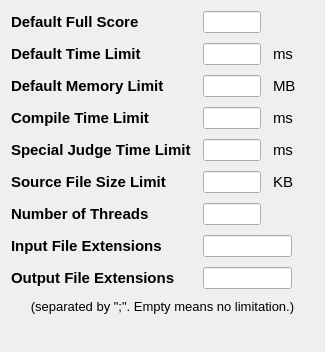
<?xml version="1.0" encoding="UTF-8"?>
<ui version="4.0">
 <class>GeneralSettings</class>
 <widget class="QWidget" name="GeneralSettings">
  <property name="geometry">
   <rect>
    <x>0</x>
    <y>0</y>
    <width>325</width>
    <height>352</height>
   </rect>
  </property>
  <property name="minimumSize">
   <size>
    <width>325</width>
    <height>352</height>
   </size>
  </property>
  <property name="windowTitle">
   <string>Form</string>
  </property>
  <layout class="QGridLayout" name="gridLayout">
   <property name="horizontalSpacing">
    <number>12</number>
   </property>
   <property name="verticalSpacing">
    <number>10</number>
   </property>
   <item row="0" column="0">
    <widget class="QLabel" name="label">
     <property name="sizePolicy">
      <sizepolicy hsizetype="Fixed" vsizetype="Fixed">
       <horstretch>0</horstretch>
       <verstretch>0</verstretch>
      </sizepolicy>
     </property>
     <property name="styleSheet">
      <string notr="true">font-size:11pt;font-weight:bold;</string>
     </property>
     <property name="text">
      <string>Default Full Score</string>
     </property>
    </widget>
   </item>
   <item row="0" column="1">
    <layout class="QHBoxLayout" name="horizontalLayout_2">
     <item>
      <widget class="QLineEdit" name="defaultFullScore">
       <property name="sizePolicy">
        <sizepolicy hsizetype="Fixed" vsizetype="Fixed">
         <horstretch>0</horstretch>
         <verstretch>0</verstretch>
        </sizepolicy>
       </property>
       <property name="minimumSize">
        <size>
         <width>58</width>
         <height>22</height>
        </size>
       </property>
       <property name="maximumSize">
        <size>
         <width>58</width>
         <height>22</height>
        </size>
       </property>
      </widget>
     </item>
     <item>
      <spacer name="horizontalSpacer">
       <property name="orientation">
        <enum>Qt::Horizontal</enum>
       </property>
       <property name="sizeHint" stdset="0">
        <size>
         <width>40</width>
         <height>20</height>
        </size>
       </property>
      </spacer>
     </item>
    </layout>
   </item>
   <item row="1" column="0">
    <widget class="QLabel" name="label_2">
     <property name="sizePolicy">
      <sizepolicy hsizetype="Fixed" vsizetype="Fixed">
       <horstretch>0</horstretch>
       <verstretch>0</verstretch>
      </sizepolicy>
     </property>
     <property name="styleSheet">
      <string notr="true">font-size:11pt;font-weight:bold;</string>
     </property>
     <property name="text">
      <string>Default Time Limit</string>
     </property>
    </widget>
   </item>
   <item row="1" column="1">
    <layout class="QHBoxLayout" name="horizontalLayout_3">
     <property name="spacing">
      <number>12</number>
     </property>
     <item>
      <widget class="QLineEdit" name="defaultTimeLimit">
       <property name="sizePolicy">
        <sizepolicy hsizetype="Fixed" vsizetype="Fixed">
         <horstretch>0</horstretch>
         <verstretch>0</verstretch>
        </sizepolicy>
       </property>
       <property name="minimumSize">
        <size>
         <width>58</width>
         <height>22</height>
        </size>
       </property>
       <property name="maximumSize">
        <size>
         <width>58</width>
         <height>22</height>
        </size>
       </property>
      </widget>
     </item>
     <item>
      <widget class="QLabel" name="label_6">
       <property name="sizePolicy">
        <sizepolicy hsizetype="Fixed" vsizetype="Preferred">
         <horstretch>0</horstretch>
         <verstretch>0</verstretch>
        </sizepolicy>
       </property>
       <property name="styleSheet">
        <string notr="true">font-size:11pt;</string>
       </property>
       <property name="text">
        <string>ms</string>
       </property>
      </widget>
     </item>
     <item>
      <spacer name="horizontalSpacer_3">
       <property name="orientation">
        <enum>Qt::Horizontal</enum>
       </property>
       <property name="sizeHint" stdset="0">
        <size>
         <width>40</width>
         <height>20</height>
        </size>
       </property>
      </spacer>
     </item>
    </layout>
   </item>
   <item row="2" column="0">
    <widget class="QLabel" name="label_3">
     <property name="sizePolicy">
      <sizepolicy hsizetype="Fixed" vsizetype="Fixed">
       <horstretch>0</horstretch>
       <verstretch>0</verstretch>
      </sizepolicy>
     </property>
     <property name="styleSheet">
      <string notr="true">font-size:11pt;font-weight:bold;</string>
     </property>
     <property name="text">
      <string>Default Memory Limit</string>
     </property>
    </widget>
   </item>
   <item row="2" column="1">
    <layout class="QHBoxLayout" name="horizontalLayout_4">
     <property name="spacing">
      <number>12</number>
     </property>
     <item>
      <widget class="QLineEdit" name="defaultMemoryLimit">
       <property name="sizePolicy">
        <sizepolicy hsizetype="Fixed" vsizetype="Fixed">
         <horstretch>0</horstretch>
         <verstretch>0</verstretch>
        </sizepolicy>
       </property>
       <property name="minimumSize">
        <size>
         <width>58</width>
         <height>22</height>
        </size>
       </property>
       <property name="maximumSize">
        <size>
         <width>58</width>
         <height>22</height>
        </size>
       </property>
      </widget>
     </item>
     <item>
      <widget class="QLabel" name="label_7">
       <property name="sizePolicy">
        <sizepolicy hsizetype="Fixed" vsizetype="Preferred">
         <horstretch>0</horstretch>
         <verstretch>0</verstretch>
        </sizepolicy>
       </property>
       <property name="styleSheet">
        <string notr="true">font-size:11pt;</string>
       </property>
       <property name="text">
        <string>MB</string>
       </property>
      </widget>
     </item>
     <item>
      <spacer name="horizontalSpacer_4">
       <property name="orientation">
        <enum>Qt::Horizontal</enum>
       </property>
       <property name="sizeHint" stdset="0">
        <size>
         <width>40</width>
         <height>20</height>
        </size>
       </property>
      </spacer>
     </item>
    </layout>
   </item>
   <item row="3" column="0">
    <widget class="QLabel" name="label_4">
     <property name="sizePolicy">
      <sizepolicy hsizetype="Fixed" vsizetype="Preferred">
       <horstretch>0</horstretch>
       <verstretch>0</verstretch>
      </sizepolicy>
     </property>
     <property name="styleSheet">
      <string notr="true">font-size:11pt;font-weight:bold;</string>
     </property>
     <property name="text">
      <string>Compile Time Limit</string>
     </property>
    </widget>
   </item>
   <item row="3" column="1">
    <layout class="QHBoxLayout" name="horizontalLayout_5">
     <property name="spacing">
      <number>12</number>
     </property>
     <item>
      <widget class="QLineEdit" name="compileTimeLimit">
       <property name="sizePolicy">
        <sizepolicy hsizetype="Fixed" vsizetype="Fixed">
         <horstretch>0</horstretch>
         <verstretch>0</verstretch>
        </sizepolicy>
       </property>
       <property name="minimumSize">
        <size>
         <width>58</width>
         <height>22</height>
        </size>
       </property>
       <property name="maximumSize">
        <size>
         <width>58</width>
         <height>22</height>
        </size>
       </property>
      </widget>
     </item>
     <item>
      <widget class="QLabel" name="label_8">
       <property name="sizePolicy">
        <sizepolicy hsizetype="Fixed" vsizetype="Preferred">
         <horstretch>0</horstretch>
         <verstretch>0</verstretch>
        </sizepolicy>
       </property>
       <property name="styleSheet">
        <string notr="true">font-size:11pt;</string>
       </property>
       <property name="text">
        <string>ms</string>
       </property>
      </widget>
     </item>
     <item>
      <spacer name="horizontalSpacer_5">
       <property name="orientation">
        <enum>Qt::Horizontal</enum>
       </property>
       <property name="sizeHint" stdset="0">
        <size>
         <width>40</width>
         <height>20</height>
        </size>
       </property>
      </spacer>
     </item>
    </layout>
   </item>
   <item row="4" column="0">
    <widget class="QLabel" name="label_17">
     <property name="sizePolicy">
      <sizepolicy hsizetype="Fixed" vsizetype="Preferred">
       <horstretch>0</horstretch>
       <verstretch>0</verstretch>
      </sizepolicy>
     </property>
     <property name="styleSheet">
      <string notr="true">font-size:11pt;font-weight:bold;</string>
     </property>
     <property name="text">
      <string>Special Judge Time Limit</string>
     </property>
    </widget>
   </item>
   <item row="4" column="1">
    <layout class="QHBoxLayout" name="horizontalLayout_9">
     <property name="spacing">
      <number>12</number>
     </property>
     <item>
      <widget class="QLineEdit" name="specialJudgeTimeLimit">
       <property name="sizePolicy">
        <sizepolicy hsizetype="Fixed" vsizetype="Fixed">
         <horstretch>0</horstretch>
         <verstretch>0</verstretch>
        </sizepolicy>
       </property>
       <property name="minimumSize">
        <size>
         <width>58</width>
         <height>22</height>
        </size>
       </property>
       <property name="maximumSize">
        <size>
         <width>58</width>
         <height>22</height>
        </size>
       </property>
      </widget>
     </item>
     <item>
      <widget class="QLabel" name="label_18">
       <property name="sizePolicy">
        <sizepolicy hsizetype="Fixed" vsizetype="Preferred">
         <horstretch>0</horstretch>
         <verstretch>0</verstretch>
        </sizepolicy>
       </property>
       <property name="styleSheet">
        <string notr="true">font-size:11pt;</string>
       </property>
       <property name="text">
        <string>ms</string>
       </property>
      </widget>
     </item>
     <item>
      <spacer name="horizontalSpacer_7">
       <property name="orientation">
        <enum>Qt::Horizontal</enum>
       </property>
       <property name="sizeHint" stdset="0">
        <size>
         <width>40</width>
         <height>20</height>
        </size>
       </property>
      </spacer>
     </item>
    </layout>
   </item>
   <item row="5" column="0">
    <widget class="QLabel" name="label_5">
     <property name="sizePolicy">
      <sizepolicy hsizetype="Fixed" vsizetype="Fixed">
       <horstretch>0</horstretch>
       <verstretch>0</verstretch>
      </sizepolicy>
     </property>
     <property name="styleSheet">
      <string notr="true">font-size:11pt;font-weight:bold;</string>
     </property>
     <property name="text">
      <string>Source File Size Limit</string>
     </property>
    </widget>
   </item>
   <item row="5" column="1">
    <layout class="QHBoxLayout" name="horizontalLayout_6">
     <property name="spacing">
      <number>12</number>
     </property>
     <item>
      <widget class="QLineEdit" name="fileSizeLimit">
       <property name="sizePolicy">
        <sizepolicy hsizetype="Fixed" vsizetype="Fixed">
         <horstretch>0</horstretch>
         <verstretch>0</verstretch>
        </sizepolicy>
       </property>
       <property name="minimumSize">
        <size>
         <width>58</width>
         <height>22</height>
        </size>
       </property>
       <property name="maximumSize">
        <size>
         <width>58</width>
         <height>22</height>
        </size>
       </property>
      </widget>
     </item>
     <item>
      <widget class="QLabel" name="label_9">
       <property name="sizePolicy">
        <sizepolicy hsizetype="Fixed" vsizetype="Preferred">
         <horstretch>0</horstretch>
         <verstretch>0</verstretch>
        </sizepolicy>
       </property>
       <property name="styleSheet">
        <string notr="true">font-size:11pt;</string>
       </property>
       <property name="text">
        <string>KB</string>
       </property>
      </widget>
     </item>
     <item>
      <spacer name="horizontalSpacer_6">
       <property name="orientation">
        <enum>Qt::Horizontal</enum>
       </property>
       <property name="sizeHint" stdset="0">
        <size>
         <width>40</width>
         <height>20</height>
        </size>
       </property>
      </spacer>
     </item>
    </layout>
   </item>
   <item row="6" column="0">
    <widget class="QLabel" name="label_19">
     <property name="sizePolicy">
      <sizepolicy hsizetype="Fixed" vsizetype="Fixed">
       <horstretch>0</horstretch>
       <verstretch>0</verstretch>
      </sizepolicy>
     </property>
     <property name="styleSheet">
      <string notr="true">font-size:11pt;font-weight:bold;</string>
     </property>
     <property name="text">
      <string>Number of Threads</string>
     </property>
    </widget>
   </item>
   <item row="6" column="1">
    <layout class="QHBoxLayout" name="horizontalLayout_10">
     <property name="spacing">
      <number>12</number>
     </property>
     <item>
      <widget class="QLineEdit" name="numberOfThreads">
       <property name="minimumSize">
        <size>
         <width>58</width>
         <height>22</height>
        </size>
       </property>
       <property name="maximumSize">
        <size>
         <width>58</width>
         <height>22</height>
        </size>
       </property>
      </widget>
     </item>
     <item>
      <spacer name="horizontalSpacer_8">
       <property name="orientation">
        <enum>Qt::Horizontal</enum>
       </property>
       <property name="sizeHint" stdset="0">
        <size>
         <width>201</width>
         <height>20</height>
        </size>
       </property>
      </spacer>
     </item>
    </layout>
   </item>
   <item row="7" column="0">
    <widget class="QLabel" name="label_10">
     <property name="styleSheet">
      <string notr="true">font-size:11pt;font-weight:bold;</string>
     </property>
     <property name="text">
      <string>Input File Extensions</string>
     </property>
    </widget>
   </item>
   <item row="7" column="1">
    <layout class="QHBoxLayout" name="horizontalLayout_7">
     <item>
      <widget class="QLineEdit" name="inputFileExtensions"/>
     </item>
     <item>
      <spacer name="horizontalSpacer_2">
       <property name="orientation">
        <enum>Qt::Horizontal</enum>
       </property>
       <property name="sizeHint" stdset="0">
        <size>
         <width>40</width>
         <height>20</height>
        </size>
       </property>
      </spacer>
     </item>
    </layout>
   </item>
   <item row="8" column="0">
    <widget class="QLabel" name="label_12">
     <property name="styleSheet">
      <string notr="true">font-size:11pt;font-weight:bold;</string>
     </property>
     <property name="text">
      <string>Output File Extensions</string>
     </property>
    </widget>
   </item>
   <item row="8" column="1">
    <layout class="QHBoxLayout" name="horizontalLayout">
     <item>
      <widget class="QLineEdit" name="outputFileExtensions"/>
     </item>
     <item>
      <spacer name="horizontalSpacer_9">
       <property name="orientation">
        <enum>Qt::Horizontal</enum>
       </property>
       <property name="sizeHint" stdset="0">
        <size>
         <width>40</width>
         <height>20</height>
        </size>
       </property>
      </spacer>
     </item>
    </layout>
   </item>
   <item row="9" column="0" colspan="2">
    <widget class="QLabel" name="label_11">
     <property name="styleSheet">
      <string notr="true">font-size:10pt;</string>
     </property>
     <property name="text">
      <string>(separated by &quot;;&quot;. Empty means no limitation.)</string>
     </property>
     <property name="alignment">
      <set>Qt::AlignCenter</set>
     </property>
    </widget>
   </item>
   <item row="10" column="0" colspan="2">
    <spacer name="verticalSpacer">
     <property name="orientation">
      <enum>Qt::Vertical</enum>
     </property>
     <property name="sizeHint" stdset="0">
      <size>
       <width>20</width>
       <height>3</height>
      </size>
     </property>
    </spacer>
   </item>
  </layout>
 </widget>
 <resources/>
 <connections/>
</ui>
